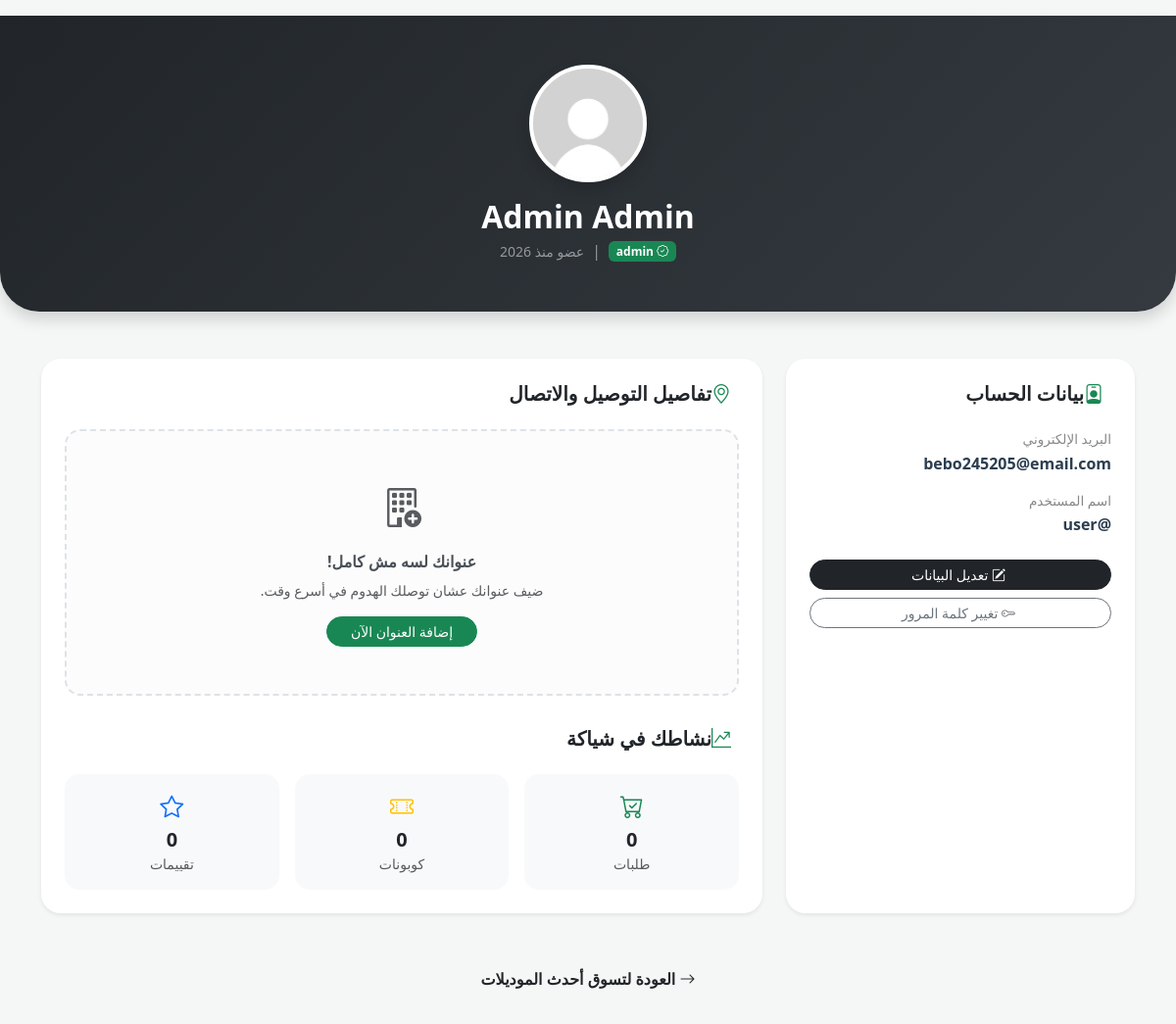
/Profile (signed in), run on an earlier commit of the app's database.
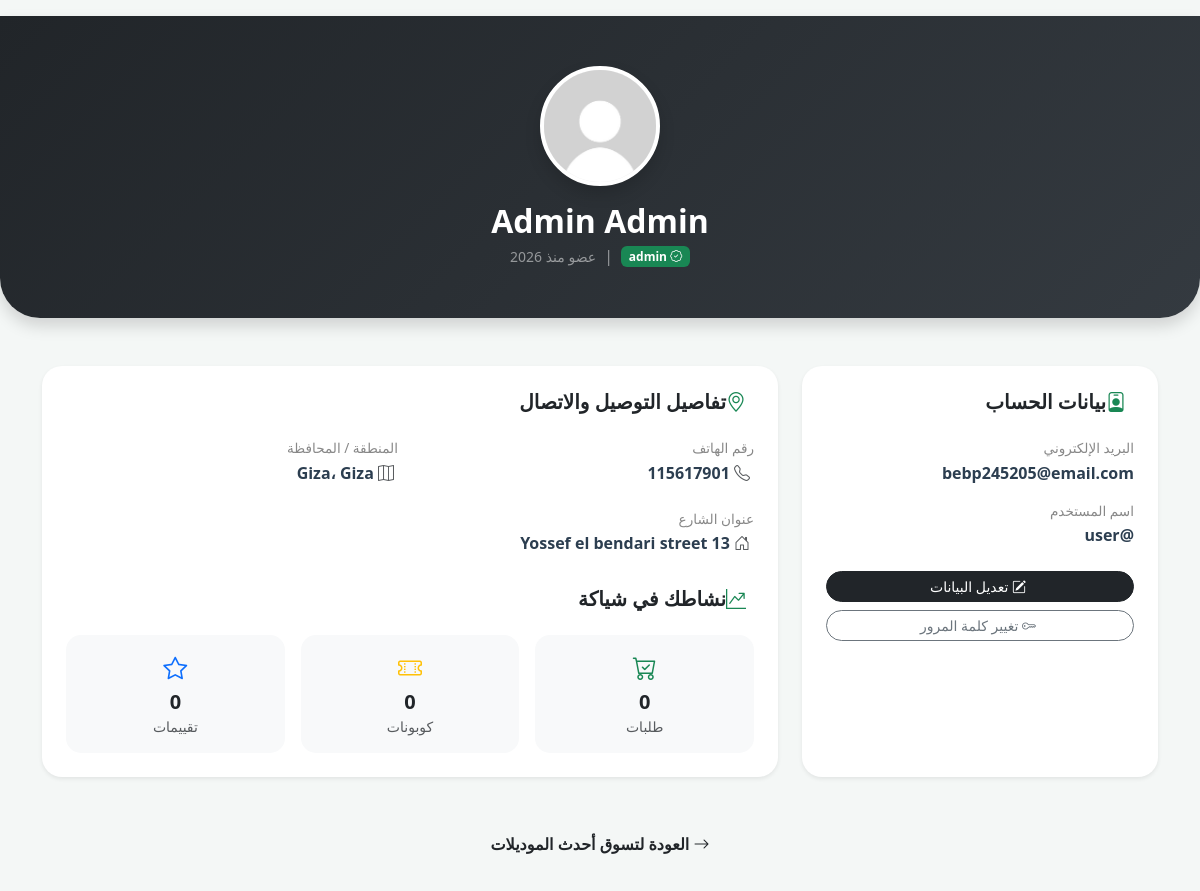
And on a later commit of the database.
### Flask_app/Model.py (models this page shows, shortened)
class User(db.Model, UserMixin):
    UserID = db.Column(db.Integer, primary_key=True)
    Image = db.Column(db.String(100), nullable=True, default="default.jpg")
    FirstName = db.Column(db.String(50), nullable=False)
    LastName = db.Column(db.String(50), nullable=False)
    Email = db.Column(db.String(100), unique=True, nullable=False)
    Password = db.Column(db.String(100), nullable=False)
    Type_user = db.Column(db.String(50), nullable=False, default="user")
    information = db.relationship("InformationUser", backref="user", uselist=False)

class InformationUser(db.Model):
    InformationID = db.Column(db.Integer, primary_key=True)
    UserID = db.Column(
        db.Integer, db.ForeignKey("user.UserID"), nullable=False, unique=True
    )
    Phone = db.Column(db.Integer, nullable=False)
    Governorate = db.Column(db.String(50), nullable=False)
    City = db.Column(db.String(50), nullable=False)
    Street = db.Column(db.String(50), nullable=False)

### Flask_app/user/routes.py (the view)
@user_bp.route('/Profile',methods=['GET','POST'])
def Profile():
    return render_template('/User_html/Profile.html')

### Flask_app/Model.py (called while the page is built)
@login_manager.user_loader
def load_user(user_id):
    return User.query.get(int(user_id))

### Flask_app/templates/User_html/Profile.html (shortened to what this page needs)
<!DOCTYPE html>
<html lang="ar" dir="rtl">
<head>
    <link href="https://cdn.jsdelivr.net/npm/bootstrap@5.3.0/dist/css/bootstrap.min.css" rel="stylesheet">
    <link rel="stylesheet" href="https://cdn.jsdelivr.net/npm/bootstrap-icons@1.11.1/font/bootstrap-icons.css">
</head>
<body>
    <div class="profile-header text-center mb-5 shadow">
        <div class="container">
            <div class="avatar-container mb-3">
                {% if current_user.Image %}
                    <img src="{{ url_for('static', filename='images/images_user/' + current_user.Image) }}" class="profile-img shadow">
                {% else %}
                    <div class="profile-img d-flex align-items-center justify-content-center bg-light text-dark fs-1 fw-bold mx-auto shadow">
                        {{ current_user.FirstName[0] | upper }}
                    </div>
                {% endif %}
            </div>
            <h2 class="fw-bold mb-1">{{ current_user.FirstName }} {{ current_user.LastName }}</h2>
            <div class="d-flex justify-content-center align-items-center gap-2">
                <span class="badge bg-success"><i class="bi bi-patch-check"></i> {{ current_user.Type_user }}</span>
                <span class="text-white-50">|</span>
                <span class="text-white-50 small">عضو منذ 2026</span>
            </div>
        </div>
    </div>
    <div class="container">
        <div class="row g-4">
            <div class="col-md-4">
                <div class="card p-4 h-100 shadow-sm">
                    <h5 class="fw-bold mb-4 d-flex align-items-center">
                        <i class="bi bi-person-badge me-2 text-success"></i> بيانات الحساب
                    </h5>
                    <div class="mb-3">
                        <div class="info-label">البريد الإلكتروني</div>
                        <div class="info-value text-break">{{ current_user.Email }}</div>
                    </div>
                    <div class="mb-4">
                        <div class="info-label">اسم المستخدم</div>
                        <div class="info-value">@{{ current_user.UserName if current_user.UserName else 'user' + current_user.id|string }}</div>
                    </div>
                    <div class="d-grid gap-2">
                        <a href="/UpdateProfile" class="btn btn-dark btn-sm rounded-pill">
                            <i class="bi bi-pencil-square me-1"></i> تعديل البيانات
                        </a>
                        <a href="{{ url_for('user_bp.UpdatePassword') }}" class="btn btn-outline-secondary btn-sm rounded-pill">
                            <i class="bi bi-key me-1"></i> تغيير كلمة المرور
                        </a>
                    </div>
                </div>
            </div>
            <div class="col-md-8">
                <div class="card p-4 h-100 shadow-sm">
                    <h5 class="fw-bold mb-4 d-flex align-items-center">
                        <i class="bi bi-geo-alt me-2 text-success"></i> تفاصيل التوصيل والاتصال
                    </h5>
                    {% if current_user.information %}
                        <div class="row g-4 mb-4">
                            <div class="col-sm-6">
                                <div class="info-label">رقم الهاتف</div>
                                <div class="info-value"><i class="bi bi-telephone me-1 text-muted"></i> {{ current_user.information.Phone if current_user.information.Phone else 'غير مسجل' }}</div>
                            </div>
                            <div class="col-sm-6">
                                <div class="info-label">المنطقة / المحافظة</div>
                                <div class="info-value"><i class="bi bi-map me-1 text-muted"></i> {{ current_user.information.Governorate }}، {{ current_user.information.City }}</div>
                            </div>
                            <div class="col-12">
                                <div class="info-label">عنوان الشارع</div>
                                <div class="info-value"><i class="bi bi-house-door me-1 text-muted"></i> {{ current_user.information.Street if current_user.information.Street else 'لم يحدد' }}</div>
                            </div>
                        </div>
                    {% else %}
                        <div class="alert alert-light border-dashed text-center py-5 rounded-4 mb-4">
                            <i class="bi bi-building-add fs-1 text-muted mb-3 d-block"></i>
                            <h6 class="fw-bold">عنوانك لسه مش كامل!</h6>
                            <p class="small text-muted">ضيف عنوانك عشان توصلك الهدوم في أسرع وقت.</p>
                            <a href="/Information" class="btn btn-success btn-sm rounded-pill px-4">إضافة العنوان الآن</a>
                        </div>
                    {% endif %}
                    <h5 class="fw-bold mt-2 mb-4 d-flex align-items-center">
                        <i class="bi bi-graph-up-arrow me-2 text-success"></i> نشاطك في شياكة
                    </h5>
                    <div class="row g-3 text-center">
                        <div class="col-4">
                            <div class="stat-box">
                                <i class="bi bi-cart-check text-success fs-4"></i>
                                <div class="h5 fw-bold mb-0 mt-1">0</div>
                                <small class="text-muted">طلبات</small>
                            </div>
                        </div>
                        <div class="col-4">
                            <div class="stat-box">
                                <i class="bi bi-ticket-perforated text-warning fs-4"></i>
                                <div class="h5 fw-bold mb-0 mt-1">0</div>
                                <small class="text-muted">كوبونات</small>
                            </div>
                        </div>
                        <div class="col-4">
                            <div class="stat-box">
                                <i class="bi bi-star text-primary fs-4"></i>
                                <div class="h5 fw-bold mb-0 mt-1">0</div>
                                <small class="text-muted">تقييمات</small>
                            </div>
                        </div>
                    </div>
                </div>
            </div>
        </div>
        <div class="text-center mt-5 mb-5">
            <a href="/" class="btn btn-link text-dark text-decoration-none fw-bold">
                <i class="bi bi-arrow-right"></i> العودة لتسوق أحدث الموديلات
            </a>
        </div>
    </div>
</body>
</html>

### Flask_app/templates/User_html/Profile.html (style rules this page uses)
:root { --main-color: #212529; --accent-color: #198754; }
body { background-color: #f4f7f6; font-family: 'Segoe UI', sans-serif; }
.profile-header { background: linear-gradient(135deg, #212529 0%, #343a40 100%); color: white; padding: 50px 0; border-radius: 0 0 40px 40px; }
.avatar-container { position: relative; display: inline-block; }
.profile-img { width: 120px; height: 120px; border: 4px solid white; object-fit: cover; border-radius: 50%; background: #eee; }
.card { border: none; border-radius: 20px; transition: 0.3s; }
.info-label { color: #888; font-size: 0.85rem; margin-bottom: 2px; }
.info-value { font-weight: 600; color: #2c3e50; }
.stat-box { background: #f8f9fa; border-radius: 15px; padding: 15px; }

What changed in the data, as far as the page shows it:
changed User "Admin": Email "bebo245205@email.com" → "bebp245205@email.com"
now on this page (row edited): InformationUser: information "115617901", information.Governorate "Giza", information.City "Giza", information "13 Yossef el bendari street"
Also different on the page:
text no longer shown: "عنوانك لسه مش كامل! ضيف عنوانك عشان توصلك الهدوم في أسرع وقت. إضافة العنوان الآن"
text now shown: "رقم الهاتف المنطقة / المحافظة ، عنوان الشارع"
